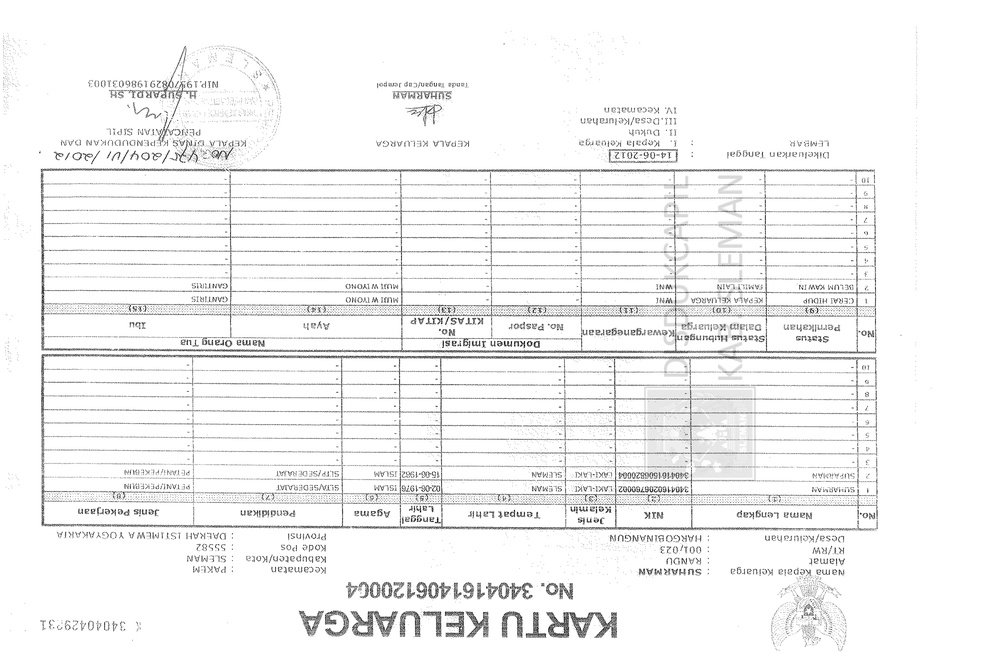
#> input picture FILE 1/ConvertedImages/PDF1_6.jpg, 1000 x 654 px, shrunk from 7791 x 5095 before the run, found by its file name
$ python PDF1_6.py
#> lines starting #> are read from the running program, lines starting #| are printed output that depends on the picture
#> in ocr_with_array_per_word, image is the input picture: PIL image 1000x654 RGB; min 0, max 255, mean 243.3
import pytesseract
from PIL import Image, ImageEnhance

def sharpen_image(image):
    enhancer = ImageEnhance.Sharpness(image)
    sharpened_image = enhancer.enhance(3.0)
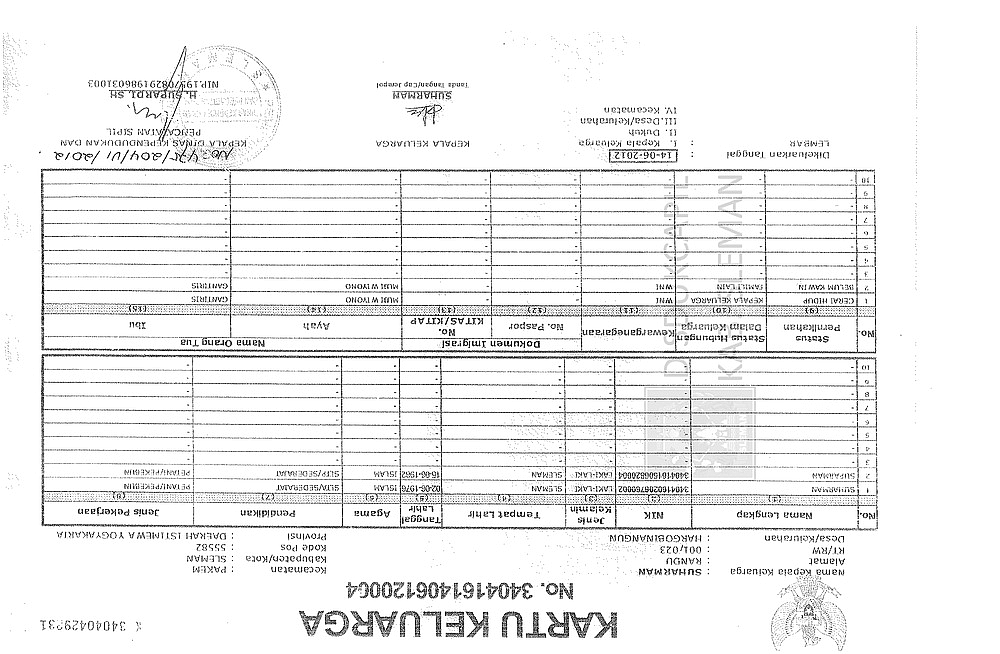
#> sharpened_image: PIL image 1000x654 RGB; min 0, max 255, mean 239.5
    return sharpened_image

def image_rotated(image):
    rotated_image = image.rotate(180, expand=True)
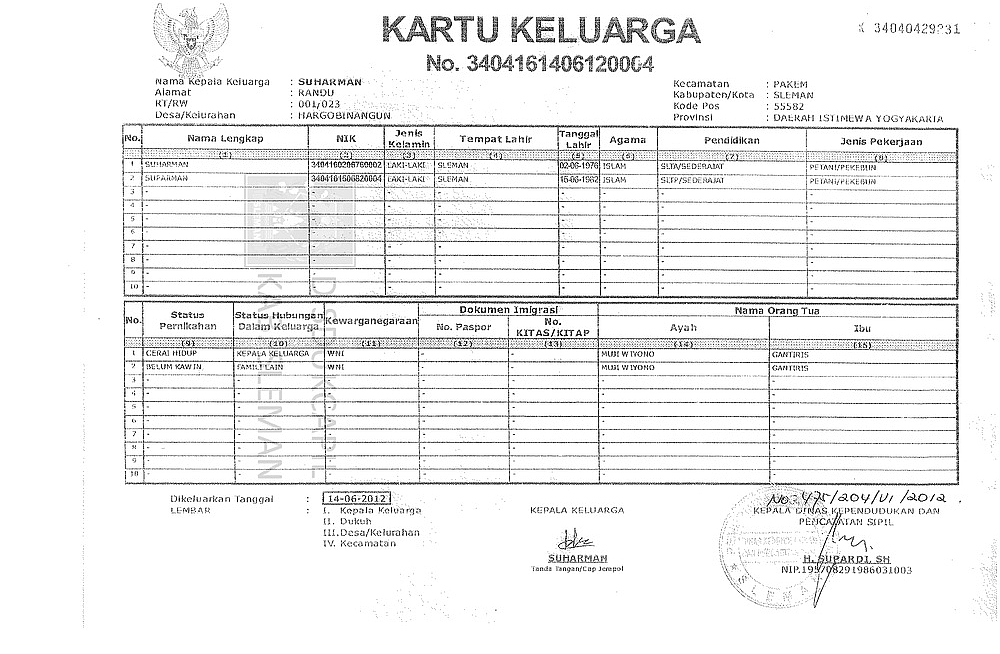
#> rotated_image: PIL image 1000x654 RGB; min 0, max 255, mean 239.5
    return rotated_image

def ocr_with_array_per_word(image_path):
    try:
        image = Image.open(image_path)
    except IOError:
        print("Unable to open image file")
        return []

    sharpened_image = sharpen_image(image)
    rotated_image = image_rotated(sharpened_image)

    try:
#> (the run stopped early here; a loop or call above may not have finished)
